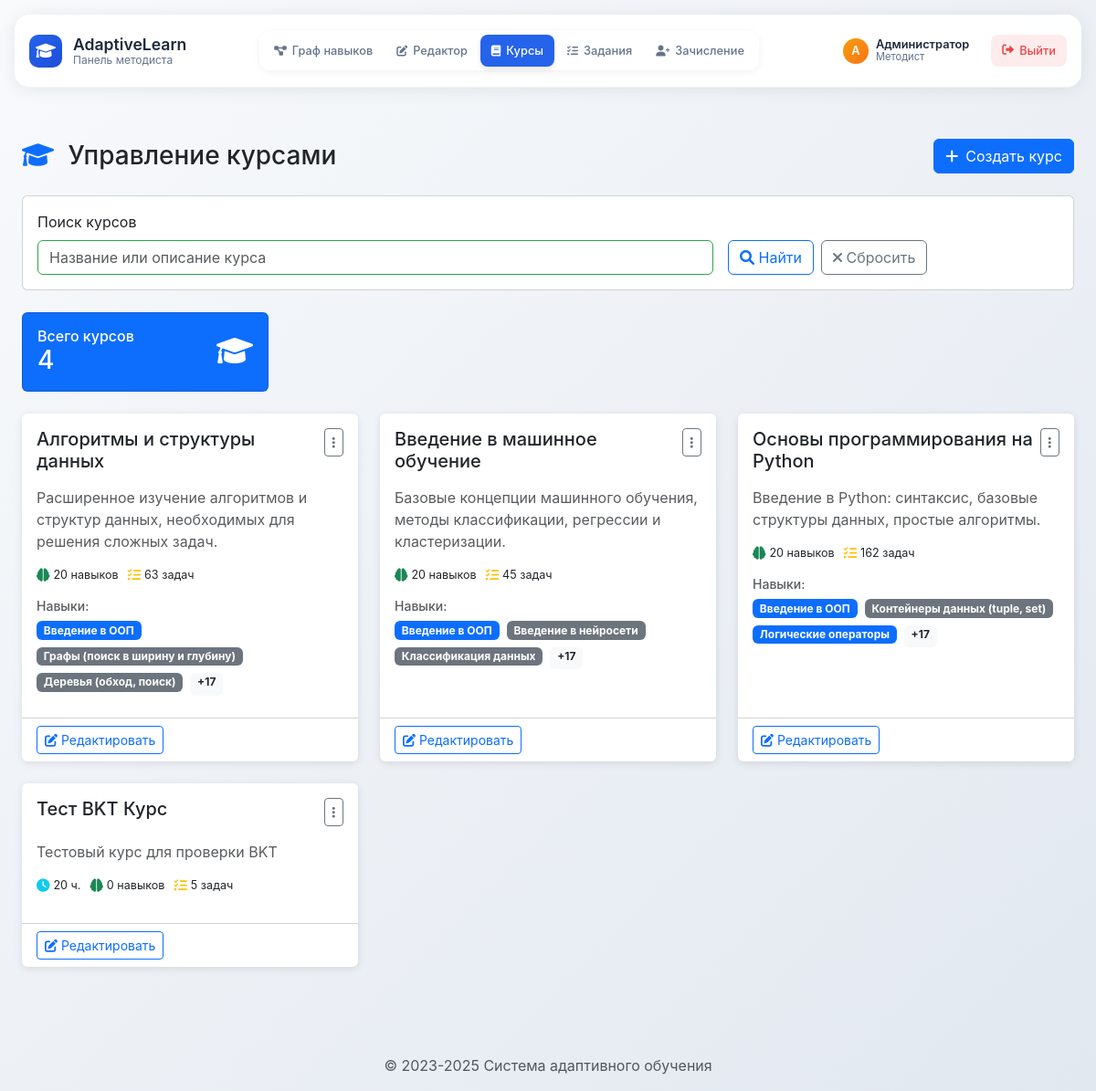
Screenshot of /methodist/courses/ (signed in) with the database file from the repository.
### skills/models.py (models this page shows, shortened)
class Course(models.Model):
    id = models.CharField(max_length=10, primary_key=True)
    name = models.CharField(max_length=255, verbose_name="Название курса")
    description = models.TextField(verbose_name="Описание")
    duration_hours = models.PositiveIntegerField(null=True, blank=True, verbose_name="Длительность (часы)")
    class Meta:
        verbose_name = "Курс"
        verbose_name_plural = "Курсы"

class Skill(models.Model):
    name = models.CharField(max_length=255, unique=True, verbose_name="Название навыка")
    description = models.TextField(blank=True, null=True, verbose_name="Описание навыка")
    is_base = models.BooleanField(default=False, verbose_name="Базовый навык")
    courses = models.ManyToManyField(Course, related_name="skills", verbose_name="Связанные курсы")
    prerequisites = models.ManyToManyField("self", symmetrical=False, blank=True, verbose_name="Необходимые навыки", related_name="dependent_skills")
    class Meta:
        verbose_name = "Навык"
        verbose_name_plural = "Навыки"
        ordering = ["name"]

### methodist/views_courses.py (the view)
# urls.py: path('courses/', views_courses.courses_list, name='methodist_courses'),
@login_required
@methodist_required
def courses_list(request):
    search_query = request.GET.get('search', '')
    courses = Course.objects.annotate(
        skills_count=Count('skills', distinct=True),
        tasks_count=Count('tasks', distinct=True)
    ).order_by('name')
    if search_query:
        courses = courses.filter(
            Q(name__icontains=search_query) |
            Q(description__icontains=search_query)
        )
    context = {
        'courses': courses,
        'search_query': search_query,
        'total_courses': courses.count(),
    }
    return render(request, 'methodist/courses_list.html', context)

### methodist/templates/methodist/courses_list.html (shortened to what this page needs)
{% extends 'methodist/base.html' %}
{% load static %}
{% block extra_css %}
<link rel="stylesheet" href="{% static 'methodist/css/courses.css' %}">
{% endblock %}
{% block content %}
<div class="container-fluid py-4">
    <div class="row">
        <div class="col-12">
            <div class="d-flex justify-content-between align-items-center mb-4">
                <h1 class="h3 mb-0">
                    <i class="fas fa-graduation-cap me-2 text-primary"></i>
                    Управление курсами
                </h1>
                <a href="{% url 'methodist_course_create' %}" class="btn btn-primary">
                    <i class="fas fa-plus me-2"></i>Создать курс
                </a>
            </div>
            <div class="card mb-4">
                <div class="card-body">
                    <form method="get" class="row g-3">
                        <div class="col-md-8">
                            <label for="search" class="form-label">Поиск курсов</label>
                            <input type="text" class="form-control" id="search" name="search"
                                   value="{{ search_query }}" placeholder="Название или описание курса">
                        </div>
                        <div class="col-md-4 d-flex align-items-end">
                            <button type="submit" class="btn btn-outline-primary me-2">
                                <i class="fas fa-search"></i> Найти
                            </button>
                            <a href="{% url 'methodist_courses' %}" class="btn btn-outline-secondary">
                                <i class="fas fa-times"></i> Сбросить
                            </a>
                        </div>
                    </form>
                </div>
            </div>
            <div class="row mb-4">
                <div class="col-md-3">
                    <div class="card bg-primary text-white">
                        <div class="card-body">
                            <div class="d-flex justify-content-between">
                                <div>
                                    <h6 class="card-title mb-0">Всего курсов</h6>
                                    <h3 class="mb-0">{{ total_courses }}</h3>
                                </div>
                                <div class="align-self-center">
                                    <i class="fas fa-graduation-cap fa-2x"></i>
                                </div>
                            </div>
                        </div>
                    </div>
                </div>
            </div>
            {% if courses %}
            <div class="row">
                {% for course in courses %}
                <div class="col-lg-6 col-xl-4 mb-4">
                    <div class="card course-card h-100">
                        <div class="card-body">
                            <div class="d-flex justify-content-between align-items-start mb-3">
                                <h5 class="card-title mb-0">{{ course.name }}</h5>
                                <div class="dropdown">
                                    <button class="btn btn-outline-secondary btn-sm dropdown-toggle" type="button"
                                            data-bs-toggle="dropdown">
                                        <i class="fas fa-ellipsis-v"></i>
                                    </button>
                                </div>
                            </div>
                            {% if course.description %}
                            <p class="card-text text-muted">{{ course.description|truncatewords:20 }}</p>
                            {% endif %}
                            <div class="course-meta mb-3">
                                {% if course.duration_hours %}
                                <div class="meta-item">
                                    <i class="fas fa-clock text-info me-1"></i>
                                    <small>{{ course.duration_hours }} ч.</small>
                                </div>
                                {% endif %}
                                <div class="meta-item">
                                    <i class="fas fa-brain text-success me-1"></i>
                                    <small>{{ course.skills_count }} навыков{{ course.skills_count|pluralize:"ов,а,ов" }}</small>
                                </div>
                                <div class="meta-item">
                                    <i class="fas fa-tasks text-warning me-1"></i>
                                    <small>{{ course.tasks_count }} задач{{ course.tasks_count|pluralize:"ие,ия,ий" }}</small>
                                </div>
                            </div>
                            {% if course.skills.all %}
                            <div class="skills-preview mb-2">
                                <h6 class="small text-muted mb-2">Навыки:</h6>
                                <div class="skills-tags">
                                    {% for skill in course.skills.all|slice:":3" %}
                                    <span class="badge {% if skill.is_base %}bg-primary{% else %}bg-secondary{% endif %} me-1 mb-1">
                                        {{ skill.name }}
                                    </span>
                                    {% endfor %}
                                    {% if course.skills_count > 3 %}
                                    <span class="badge bg-light text-dark">+{{ course.skills_count|add:"-3" }}</span>
                                    {% endif %}
                                </div>
                            </div>
                            {% endif %}
                        </div>
                        <div class="card-footer bg-transparent">
                            <a href="{% url 'methodist_course_edit' course.id %}" class="btn btn-outline-primary btn-sm">
                                <i class="fas fa-edit me-1"></i>Редактировать
                            </a>
                        </div>
                    </div>
                </div>
                {% endfor %}
            </div>
            {% endif %}
        </div>
    </div>
</div>
{% endblock %}

### methodist/templates/methodist/base.html (shortened to what this page needs)
{% load static %}
<!DOCTYPE html>
<html lang="ru">
<head>
    <link href="https://cdn.jsdelivr.net/npm/bootstrap@5.3.0-alpha1/dist/css/bootstrap.min.css" rel="stylesheet">
    <link rel="stylesheet" href="https://cdnjs.cloudflare.com/ajax/libs/font-awesome/6.0.0/css/all.min.css">
    {% block extra_css %}{% endblock %}
</head>
<body class="methodist-theme">
    <header class="modern-header">
        <div class="header-container">
            <a href="/methodist/" class="brand">
                <div class="brand-icon">
                    <i class="fas fa-graduation-cap"></i>
                </div>
                <div class="brand-text">
                    <div class="brand-title">AdaptiveLearn</div>
                    <div class="brand-subtitle">Панель методиста</div>
                </div>
            </a>
            <nav class="nav-section">
                <div class="nav-tabs-compact">
                    <a href="/methodist/" class="nav-link-compact {% if request.resolver_match.url_name == 'methodist_index' %}active{% endif %}">
                        <i class="fas fa-project-diagram"></i>
                        <span>Граф навыков</span>
                    </a>
                    <a href="/methodist/edit/" class="nav-link-compact {% if 'edit' in request.path %}active{% endif %}">
                        <i class="fas fa-edit"></i>
                        <span>Редактор</span>
                    </a>
                    <a href="/methodist/courses/" class="nav-link-compact {% if 'courses' in request.path %}active{% endif %}">
                        <i class="fas fa-book"></i>
                        <span>Курсы</span>
                    </a>
                    <a href="/methodist/tasks/" class="nav-link-compact {% if 'tasks' in request.path %}active{% endif %}">
                        <i class="fas fa-tasks"></i>
                        <span>Задания</span>
                    </a>
                    <a href="/methodist/enrollment/" class="nav-link-compact {% if 'enrollment' in request.path %}active{% endif %}">
                        <i class="fas fa-user-plus"></i>
                        <span>Зачисление</span>
                    </a>
                </div>
            </nav>
            <div class="user-section">
                {% if user.is_authenticated %}
                    <div class="user-info">
                        <div class="user-avatar">
                            {{ user.first_name|first|default:user.username|first|upper }}
                        </div>
                        <div class="user-details">
                            <div class="user-name">{{ user.first_name|default:user.username }}</div>
                            <div class="user-role">Методист</div>
                        </div>
                    </div>
                    <a href="/logout/" class="logout-btn">
                        <i class="fas fa-sign-out-alt"></i>
                        <span>Выйти</span>
                    </a>
                {% else %}
                    <a href="/login/" class="nav-link-compact">
                        <i class="fas fa-sign-in-alt"></i>
                        <span>Войти</span>
                    </a>
                {% endif %}
            </div>
        </div>
    </header>
    <div class="container">
        <main>
            {% block content %}{% endblock %}
        </main>
        <footer class="mt-5 text-center text-muted">
            <p>© 2023-2025 Система адаптивного обучения</p>
        </footer>
    </div>
</body>
</html>

### methodist/templates/methodist/base.html (style rules this page uses)
:root { --primary-color: #2563eb; --primary-dark: #1d4ed8; --secondary-color: #64748b; --accent-color: #f59e0b; --success-color: #10b981; --danger-color: #ef4444; --text-color: #1e293b; --text-muted: #64748b; --border-color: #e2e8f0; --bg-light: #f8fafc; --shadow: 0 4px 6px -1px rgba(0, 0, 0, 0.1); }
html, body { margin: 0; padding: 0; }
body { background: linear-gradient(135deg, #f8fafc 0%, #e2e8f0 100%); min-height: 100vh; font-family: 'Inter', -apple-system, BlinkMacSystemFont, sans-serif; }
.modern-header { position: relative; background: rgba(255, 255, 255, 0.95); backdrop-filter: blur(20px); border-bottom: 1px solid rgba(226, 232, 240, 0.5); box-shadow: 0 2px 20px rgba(0, 0, 0, 0.08); height: 80px; margin: 1rem 1rem 2rem 1rem; border-radius: 16px; }
.header-container { max-width: 1400px; margin: 0 auto; padding: 0 1rem; height: 100%; display: flex; align-items: center; justify-content: space-between; }
.brand { display: flex; align-items: center; gap: 0.75rem; text-decoration: none; color: var(--text-color); font-weight: 600; font-size: 1.1rem; }
.brand-icon { width: 36px; height: 36px; background: linear-gradient(135deg, var(--primary-color), var(--primary-dark)); border-radius: 10px; display: flex; align-items: center; justify-content: center; color: white; font-size: 1.1rem; }
.brand-text { display: flex; flex-direction: column; line-height: 1.2; }
.brand-title { font-size: 1.1rem; font-weight: 600; }
.brand-subtitle { font-size: 0.75rem; color: var(--text-muted); font-weight: 400; }
.nav-section { display: flex; align-items: center; gap: 0.5rem; }
.nav-tabs-compact { display: flex; background: rgba(255, 255, 255, 0.8); border-radius: 12px; padding: 0.25rem; box-shadow: 0 2px 8px rgba(0, 0, 0, 0.06); gap: 0.125rem; }
.nav-link-compact { padding: 0.5rem 0.75rem; border-radius: 8px; color: var(--text-muted); font-weight: 500; text-decoration: none; font-size: 0.8rem; transition: all 0.2s ease; white-space: nowrap; display: flex; align-items: center; gap: 0.375rem; }
.nav-link-compact.active { background: var(--primary-color); color: white; box-shadow: var(--shadow); }
.nav-link-compact i { font-size: 0.75rem; }
.user-section { display: flex; align-items: center; gap: 0.75rem; }
.user-info { display: flex; align-items: center; gap: 0.5rem; padding: 0.5rem 0.75rem; background: rgba(255, 255, 255, 0.8); border-radius: 12px; font-size: 0.8rem; }
.user-avatar { width: 28px; height: 28px; background: linear-gradient(135deg, var(--accent-color), #f97316); border-radius: 50%; display: flex; align-items: center; justify-content: center; color: white; font-weight: 600; font-size: 0.8rem; }
.user-details { display: flex; flex-direction: column; line-height: 1.2; }
.user-name { font-weight: 600; color: var(--text-color); }
.user-role { color: var(--text-muted); font-size: 0.7rem; }
.logout-btn { padding: 0.5rem 0.75rem; background: rgba(239, 68, 68, 0.1); color: var(--danger-color); border: none; border-radius: 8px; text-decoration: none; font-size: 0.8rem; font-weight: 500; transition: all 0.2s ease; display: flex; align-items: center; gap: 0.375rem; }
.container { max-width: 1400px; }

### rows the page displays
Course: name "Алгоритмы и структуры данных", description "Расширенное изучение алгоритмов и структур данных, необходимых для решения сложных задач.", skills_count "20", tasks_count "63", skills_count|add "17"
Skill: name "Введение в ООП"
Skill: name "Графы (поиск в ширину и глубину)"
Skill: name "Деревья (обход, поиск)"
Course: name "Введение в машинное обучение", description "Базовые концепции машинного обучения, методы классификации, регрессии и кластеризации.", skills_count "20", tasks_count "45", skills_count|add "17"
Skill: name "Введение в нейросети"
Skill: name "Классификация данных"
Course: name "Основы программирования на Python", description "Введение в Python: синтаксис, базовые структуры данных, простые алгоритмы.", skills_count "20", tasks_count "162", skills_count|add "17"
Skill: name "Контейнеры данных (tuple, set)"
Skill: name "Логические операторы"
Course: name "Тест BKT Курс", description "Тестовый курс для проверки BKT", duration_hours "20", skills_count "0", tasks_count "5"

### other values shown
{{ user.first_name|first|default:user.username|first|upper }} "А"
{{ user.first_name|default:user.username }} "Администратор"
{{ total_courses }} "4"
